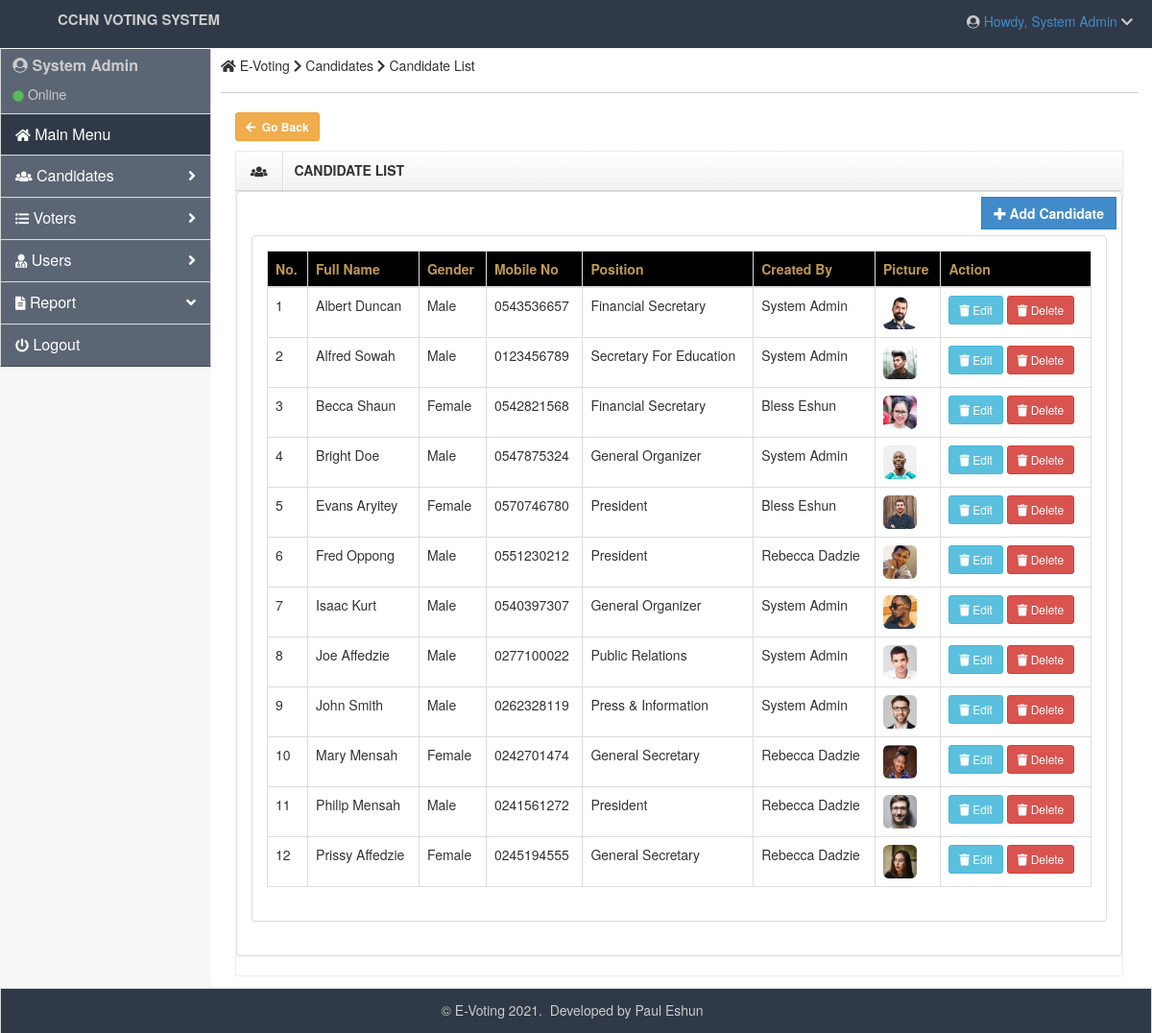
Page /admin/candidates.php (signed in) on the committed database.
### tables this page shows
CREATE TABLE `candidates` (
  `candidateid` int(30) NOT NULL,
  `name` varchar(255) NOT NULL,
  `gender` varchar(255) NOT NULL,
  `phoneno` varchar(20) NOT NULL,
  `position` varchar(200) NOT NULL,
  `createdby` text NOT NULL,
  `picture` varchar(255) NOT NULL
);

### admin/candidates.php (the view, shortened to what this page needs)
<?php
include '../functions/db_connection.php';
?>
<!DOCTYPE html>
<html lang="en">
<head class="">
    <link rel="stylesheet" href="../admin/assets/plugins/bootstrap/css/bootstrap.css" />
    <link rel="stylesheet" href="../admin/assets/css/main.css" />
    <link rel="stylesheet" href="../admin/assets/css/theme.css" />
    <link rel="stylesheet" href="../admin/assets/css/MoneAdmin.css" />
    <link rel="stylesheet" href="../assets/font-awesome/css/fontawesome-all.css" />
    <link rel="stylesheet" href="../third-party/dist/css/bootstrapValidator.css">
	</head>
    <body class="padTop53 " onload="pageLoading()" onreset="" >
    <div id="wrap" >
       <?php include('top.php') ?>
    	<?php include('left.php') ?>
        <div id="content">
            <div class="inner" style="min-height: 700px;">
                <div class="row">
                    <div class="col-lg-12">
                        <h5><span class="fa fa-home"></span> E-Voting <i class="fa fa-chevron-right"></i> Candidates <i class="fa fa-chevron-right"></i> Candidate List </h5>
                    </div>
                </div>
                  <hr class="border-primary"/>
                 <div class="col-lg-12">
                   <a href="dashboard.php" class="btn btn-warning btn-sm" style="font-weight: bold"><i class="fa fa-arrow-left" style="margin-right: 3px;"></i> Go Back</a>
                <div class="box">
                    <header>
                        <div class="icons"><i class="fa fa-users"></i></div>
                        <h5>CANDIDATE LIST</h5>
                        <div class="toolbar">
                            <ul class="nav pull-right">
                                <li>
                                    <a class="accordion-toggle minimize-box" data-toggle="collapse" href="#div-4">
                                    </a>
                                </li>
                            </ul>
                        </div>
                    </header>
                    <div class="panel panel-default">
                        <a href="" target="_self" data-toggle="modal" data-target="#regAdmin" class="btn btn-primary btn-rect" style="font-weight: bold; float: right; margin: 5px 5px 5px 5px;"><i class="fa fa-plus"></i> Add Candidate</a>
						<br>
                       <div class="panel-body" style="margin-top: 10px;">
                        <div class="panel panel-default">
                                <div class="panel-body" >
                                    <table id="table" data-toggle="table" data-pagination="" data-search="true" data-show-columns="" data-show-pagination-switch="" data-show-refresh="" data-key-events="" data-show-toggle="" data-resizable="" data-cookie="" data-cookie-id-table="saveId" data-show-export="" data-click-to-select="" data-toolbar="#toolbar" class="table table-bordered table-hover" width="100%">
                    			<thead class="text-warning" style="background: #000">
                        			<tr class="">
                        <th class="">No.</th>
                        <th data-field="fullname">Full Name</th>
                        <th data-field="gender">Gender</th>
                        <th data-field="mobile">Mobile No</th>
                        <th data-field="position">Position</th>
                        <th data-field="createdby" class="">Created By</th>
                        <th data-field="picture">Picture</th>
                        <th data-field="action">Action</th>
                        </tr>
                    			</thead>
                    <tbody>
        <?php
            $query1=mysqli_query($connect_db, "SELECT * FROM `candidates` ORDER BY `name` ASC");
            $cnt=1;
            while($records=mysqli_fetch_array($query1)){
        ?>
                <tr>
                <td><?php echo $cnt; ?></td>
                <td><?php echo $records['name']; ?></td>
                <td><?php echo $records['gender']; ?></td>
                <td><?php echo $records['phoneno']; ?></td>
                <td><?php echo $records['position']; ?></td>
                <td><?php echo $records['createdby']; ?></td>
                <td class=""><img style="" src="<?php echo $records['picture']; ?>" width="35" height="35" class="img-rounded"</td>
                <td class="datatable-ct">
                 <a title="Click to update" id="<?php echo $records['candidateid'] ?>" href="#edit_candidate<?php echo $records['candidateid'] ?>"  data-toggle="modal" class="btn btn-info btn-sm" href=""> <i class="fa fa-trash"></i> Edit </a>
                 <a title="Click to delete" class="btn btn-danger btn-sm" href="delete-candidate.php?candidateid=<?php echo htmlentities($records['candidateid']);?>" onclick="return confirm('Do you really want to delete this candidate from the system?')"> <i class="fa fa-trash"></i> Delete </a>
               </td>
                </tr>
            <?php
            $cnt=$cnt+1;
}?>
                    </tbody>
                </table>
                                </div>
                        </div>
                          </div>
                    </div>
                </div>
					</div>
			</div>
        </div>
    </div>
   <?php include('modal/add_candidate.php') ?>
<?php include('../includes/footer.php'); ?>
	</body>
</html>

### admin/top.php (shortened to what this page needs)
<div id="top">
    <nav class="navbar navbar-inverse navbar-fixed-top " style="padding-top: 10px;">
        <header class="navbar-header">
       <a class="app-name"> CCHN Voting System</a>
        </header>
        <ul class="nav navbar-top-links navbar-right">
            <li class="dropdown">
                <a class="dropdown-toggle" data-toggle="dropdown" href="#">
                    <i id="icon" class="fa fa-user-circle "></i>&nbsp;Howdy, <?=$_SESSION['uname']?>
                    <i id="icon" class="fa fa-chevron-down"></i>
                </a>
            </li>
        </ul>
    </nav>
</div>

### admin/left.php (shortened to what this page needs)
<div id="left" >
       <div class="media user-media well-small">
           <div class="media-body">
               <h5 class="media-heading"><i class="fa fa-user-circle"></i> <?php echo ($_SESSION['uname']); ?></h5>
               <ul class="list-unstyled user-info">
                   <li><a class="btn btn-success btn-xs btn-circle" style="width: 10px;height: 12px;"></a> Online
                   </li>
               </ul>
           </div>
           <br />
       </div>
       <ul id="menu" class="collapse">
           <li class="panel active">
               <a href="dashboard.php" >
                   <i class="fa fa-home"></i> Main Menu
               </a>
           </li>
           <li><a href="candidates.php"><i class="fa fa-users"></i> Candidates <span class="pull-right"><i class="fa fa-angle-right"></i></span> </a></li>
           <li><a href="voters.php"><i class="fa fa-list-ul"></i> Voters <span class="pull-right"><i class="fa fa-angle-right"></i></span> </a></li>
            <li><a href="accounts.php"><i class="fa fa-user-md"></i> Users <span class="pull-right"><i class="fa fa-angle-right"></i></span> </a></li>
            <li class="panel ">
               <a href="#" data-parent="#menu" data-toggle="collapse" class="accordion-toggle" data-target="#pagesr-nav">
                   <i class="fa fa-file-alt"></i> Report
                   <span class="pull-right">
                   <i class="fa fa-angle-down"></i>
                   </span>
               </a>
           </li>
           <li><a href="logout.php" id="logout"><i class="fa fa-power-off"></i> Logout </a></li>
       </ul>
   </div>

### admin/modal/add_candidate.php (shortened to what this page needs)
<div class="col-lg-12">
   </div>

### includes/footer.php (shortened to what this page needs)
    <div id="footer">
        <p>&copy; E-Voting 2021. &nbsp;Developed by <a class="app-developer" href="https://linkedin.com/in/paul-eshun">Paul Eshun </a>&nbsp;</p>
    </div>
</body>
</html>

### admin/assets/css/MoneAdmin.css (style rules this page uses)
body { background-color: #f8f8f8; }
.navbar-top-links li { display: inline-block; }
.navbar-top-links li:last-child { margin-right: 15px; }
#icon { color: #ccc; }
.navbar-top-links li a { padding: 15px; padding:2px 5px 2px 5px; }
.btn-circle { width: 30px; height: 30px; padding: 6px 0; border-radius: 15px; text-align: center; font-size: 12px; line-height: 1.428571429; }

### rows in the picture
candidates: name "Albert Duncan", gender "Male", phoneno "0543536657", position "Financial Secretary", createdby "System Admin", picture (picture)
candidates: name "Alfred Sowah", gender "Male", phoneno "0123456789", position "Secretary For Education", createdby "System Admin", picture (picture)
candidates: name "Becca Shaun", gender "Female", phoneno "0542821568", position "Financial Secretary", createdby "Bless Eshun", picture (picture)
candidates: name "Bright Doe", gender "Male", phoneno "0547875324", position "General Organizer", createdby "System Admin", picture (picture)
candidates: name "Evans Aryitey", gender "Female", phoneno "0570746780", position "President", createdby "Bless Eshun", picture (picture)
candidates: name "Fred Oppong", gender "Male", phoneno "0551230212", position "President", createdby "Rebecca Dadzie", picture (picture)
candidates: name "Isaac Kurt", gender "Male", phoneno "0540397307", position "General Organizer", createdby "System Admin", picture (picture)
candidates: name "Joe Affedzie", gender "Male", phoneno "0277100022", position "Public Relations", createdby "System Admin", picture (picture)
candidates: name "John Smith", gender "Male", phoneno "0262328119", position "Press & Information", createdby "System Admin", picture (picture)
candidates: name "Mary Mensah", gender "Female", phoneno "0242701474", position "General Secretary", createdby "Rebecca Dadzie", picture (picture)
candidates: name "Philip Mensah", gender "Male", phoneno "0241561272", position "President", createdby "Rebecca Dadzie", picture (picture)
candidates: name "Prissy Affedzie", gender "Female", phoneno "0245194555", position "General Secretary", createdby "Rebecca Dadzie", picture (picture)

### other values in the picture
$_SESSION['uname'] "System Admin"
